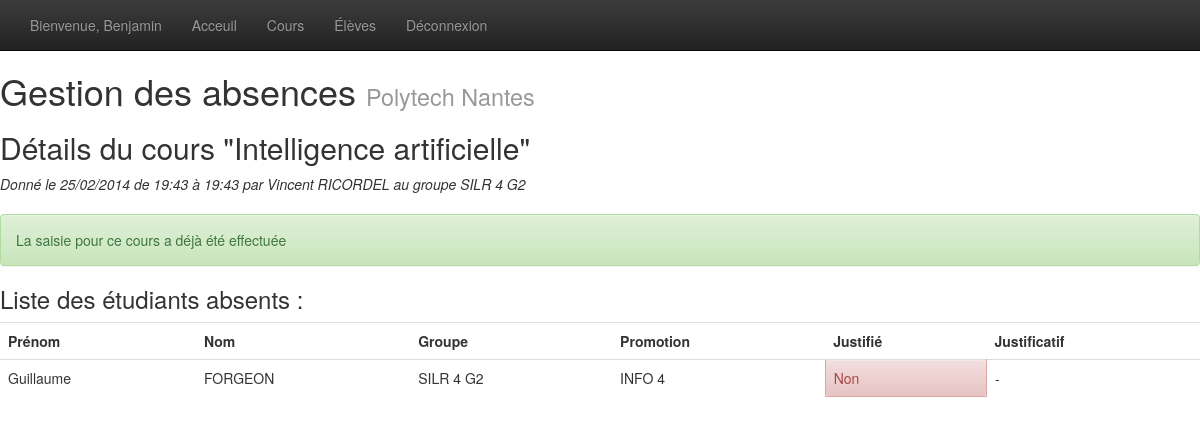
The app's page /cours/1/ (signed in) with its own data.
### absences/models.py (models this page shows, shortened)
class Cours (models.Model):
	dateDebut = models.DateTimeField(auto_now = True, auto_now_add = False)
	dateFin = models.DateTimeField(auto_now = True, auto_now_add = False)
	saisieEffectuee = models.BooleanField(default = False)
	matiere = models.ForeignKey(Matiere)
	donne_a = models.ForeignKey(Groupe)
	donne_par = models.ManyToManyField(Enseignant, related_name = 'donne_par')

class Matiere (models.Model):
	intitule = models.CharField(max_length = 200)

class Utilisateur(models.Model):
	user = models.OneToOneField(User)

class Enseignant(Utilisateur):
	pass

class Utilisateur(models.Model):
	user = models.OneToOneField(User)

class Groupe(models.Model):
	nom = models.CharField(max_length=200)
	etudiants = models.ManyToManyField(Etudiant, related_name='membresGroupe+')
	def __unicode__(self):
		return self.nom

class Absence (models.Model):
	etudiant = models.ForeignKey(Etudiant)
	cours = models.ForeignKey(Cours)
	justifie = models.BooleanField(default=False)
	justificatif = models.ForeignKey(Justificatif, null=True,blank=True)

class Etudiant(Utilisateur):
	promotion = models.ForeignKey(Promotion)

class Promotion(models.Model):
	nom = models.CharField(max_length=200)
	responsable = models.ForeignKey(Enseignant)
	def __unicode__(self):
		return self.nom

### absences/views.py (the view)
# urls.py: url(r'^cours/(?P<cours_id>\d+)/$', views.consultationCours, name='consultationCours'),
@login_required
def consultationCours(request, cours_id):
	cours = get_object_or_404(Cours, pk=cours_id)
	absences = Absence.objects.filter(cours_id = cours_id)
	return render(request, 'absences/consultationCours.html', {'cours':cours, 'absences':absences})

### absences/templates/absences/consultationCours.html (shortened to what this page needs)
{% extends 'general.html' %}
{% block content %}
	<h2>Détails du cours "{{cours.matiere.intitule}}"</h2>
	<div style="margin-bottom:20px;">
		<p><em>
			Donné le {{ cours.dateDebut|date:"d/m/Y" }} de {{ cours.dateDebut|time:"H:i" }} à {{ cours.dateFin|time:"H:i"}}
			par
			{% for enseignant in cours.donne_par.all %}
				{{enseignant.user.first_name}} {{enseignant.user.last_name}}
			{% endfor %}
			au groupe {{cours.donne_a}}
		</em></p>
	</div>
{% if cours.saisieEffectuee or absences%}
<div class="alert alert-success">
	<p>La saisie pour ce cours a déjà été effectuée</p>
</div>
{% else %}
<div class="alert alert-danger">
	<p>La saisie pour ce cours n'a pas été effectuée</p>
</div>
{% endif %}
	<div>
		<h3>Liste des étudiants absents :</h3>
		<table class="table table-hover">
			<tr>
				<th>Prénom</th>
				<th>Nom</th>
				<th>Groupe</th>
				<th>Promotion</th>
				<th>Justifié</th>
				<th>Justificatif</th>
			</tr>
			{% for absence in absences.all %}
			<tr>
				<td>{{absence.etudiant.user.first_name}}</td>
				<td>{{absence.etudiant.user.last_name}}</td>
				<td>{{cours.donne_a.nom}}</td>
				<td>{{absence.etudiant.promotion}}</td>
				{% if absence.justifie %}
					<td class="alert alert-success">Oui</td>
				{% else %}
					<td class="alert alert-danger">Non</td>
				{% endif %}
				<td>
					{% if not absence.justifie %}
						{% if perms.absences.can_ajouterJustificatif %}
							<a href="#" class="btn btn-primary btn-sm" role="button">Ajouter un justificatif</a></td>
						{% else %}
						-
						{%endif%}
					{% else %}
					<a href="#" class="btn btn-primary btn-sm" role="button">Voir le justificatif</a></td>
					{% endif %}
			</tr>
			{% empty %}
			<tr>
				<td colspan="5">Aucun étudiant n'a assisté au cours</td>
			</tr>
			{% endfor %}
	</table>
{%endblock%}

### templates/general.html (shortened to what this page needs)
<!DOCTYPE html>
	<head>
		{% load staticfiles %}
		<link rel="stylesheet" type="text/css" href="{% static 'css/bootstrap.min.css' %}" />
		<link rel="stylesheet" type="text/css" href="{% static 'css/bootstrap-theme.min.css' %}" />
	</head>
	<body>
	<nav class="navbar navbar-inverse navbar-static-top" role="navigation">
		<div class="container-fluid">
			<div class="collapse navbar-collapse" id="bs-example-navbar-collapse-1">
				<ul class="nav navbar-nav">
					{% if user.is_authenticated %}
					<li><a href="">Bienvenue, {{user.first_name}}</a></li>
					{% endif %}
					<li><a href="{% url 'absences:index' %}">Acceuil</a></li>
					<li><a href="{% url 'absences:listeCours'%} ">Cours</a></li>
					<li><a href="{% url 'absences:listeEleve'%} ">Élèves</a></li>
					{% if user.is_authenticated %}
					<li><a href="{% url 'absences:deconnexion' %}" title="Deconnexion">Déconnexion</a></li>
					{% else %}
					<li><a href="{% url 'absences:connexion' %}" title="Connexion">Connexion</a></li>
					{% endif %}
				</ul>
			</div>
		</div>
	</nav>
	<h1>Gestion des absences <small>Polytech Nantes</small></h1>
	{% block content %}
	{% endblock %}
	</body>
</html>

### records on screen
Cours: matiere.intitule "Intelligence artificielle", dateDebut "25/02/2014", dateDebut "19:43", dateFin "19:43", donne_a "SILR 4 G2", donne_a.nom "SILR 4 G2"
Enseignant: user.first_name "Vincent", user.last_name "RICORDEL"
Absence: etudiant.user.first_name "Guillaume", etudiant.user.last_name "FORGEON", etudiant.promotion "INFO 4", justifie "Non"

### other values on screen
{{ user.first_name }} "Benjamin"
